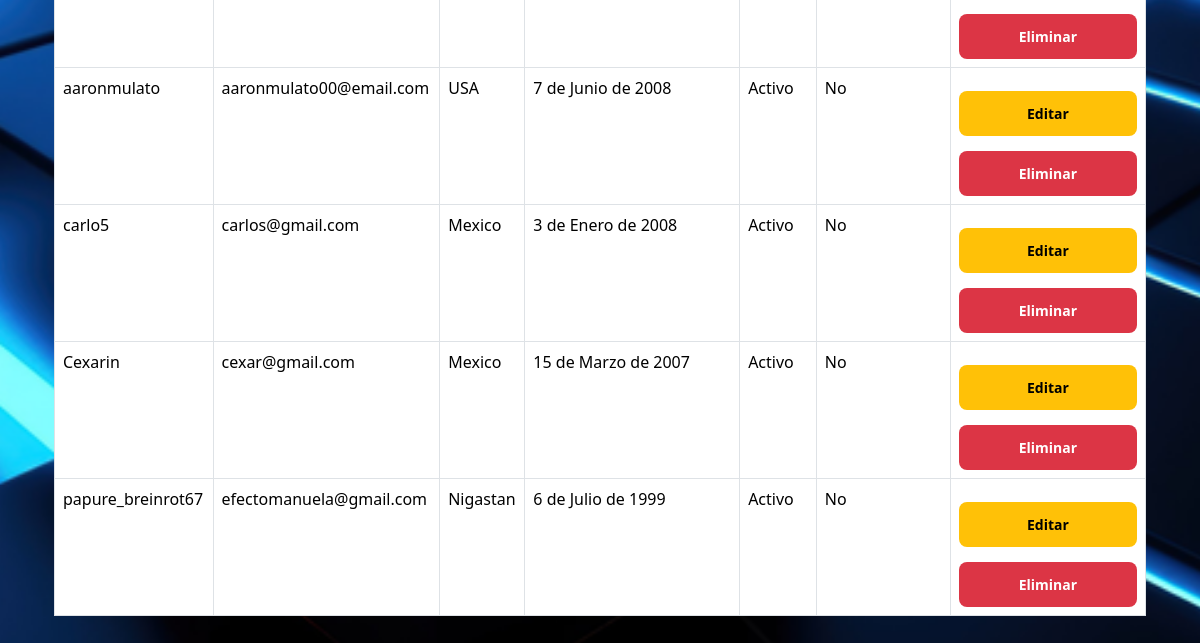
Before: /crud/usuarios/ (signed in, lower part) with the older database file.
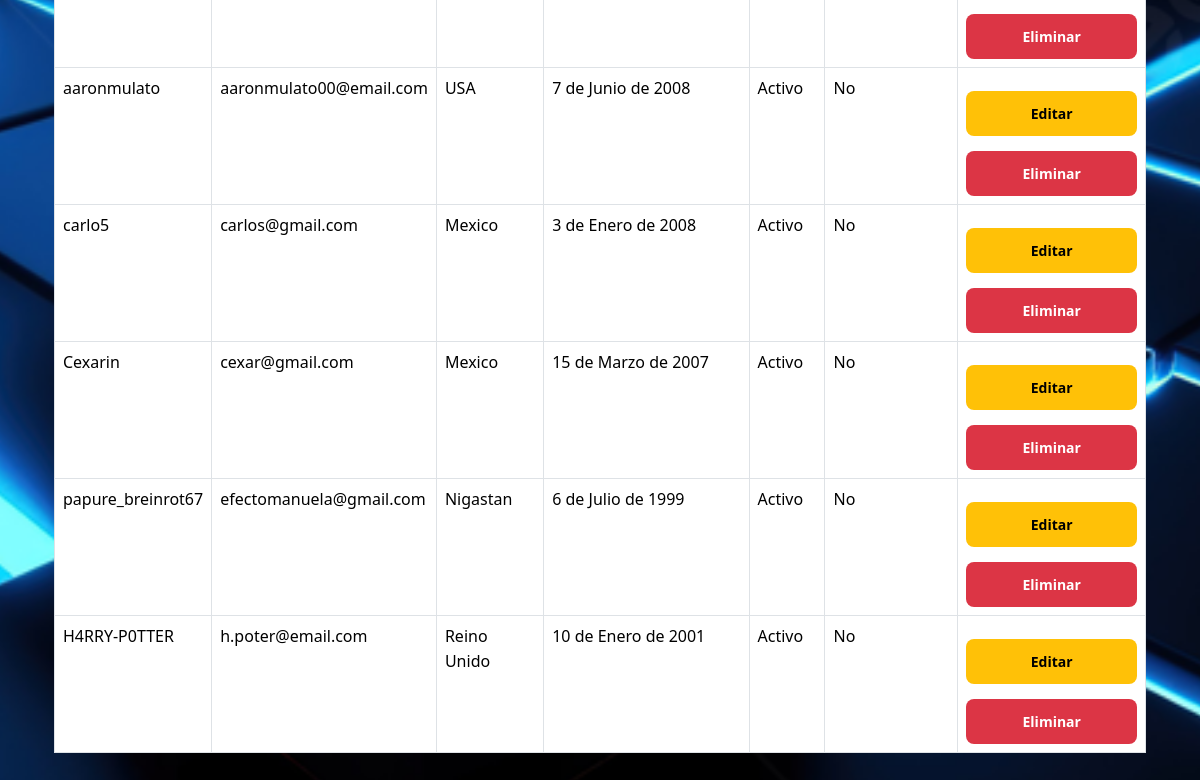
After: the same page with the newer database file.
### App_GameVerse/models.py (models this page shows, shortened)
class Usuario(AbstractUser):                        # Extiende el modelo de usuario estándar de Django
    fecha_nacimiento = models.DateField(blank=True, null=True)  # Fecha de nacimiento opcional
    pais = models.CharField(max_length=50, blank=True, null=True)  # País opcional del usuario
    ESTATUS_CHOICES = [                             # Estados permitidos del usuario
        ('Activo', 'Activo'),
        ('No activo', 'No activo'),
    ]
    estatus = models.CharField(                     # Estado actual del usuario
        max_length=10,
        choices=ESTATUS_CHOICES,
        default='Activo'
    )
    biblioteca = models.JSONField(default=list, blank=True)  # Lista JSON de productos comprados
    carrito = models.JSONField(default=list, blank=True)     # Lista JSON del carrito de compras
    credito = models.DecimalField(                          # Dinero disponible para usar
        max_digits=10,
        decimal_places=2,
        default=Decimal('0.00'),
        validators=[MinValueValidator(0.00)]                 # Evita valores negativos
    )

### App_GameVerse/views.py (the view)
# urls.py: path('crud/usuarios/', views.usuario_list, name='usuario_list'),                    # Lista de usuarios
@superuser_required
def usuario_list(request):
    usuarios = Usuario.objects.all()
    return render(request, 'App_GameVerse/CRUD/usuario_list.html', {'usuarios': usuarios})

### App_GameVerse/views.py (called while the page is built)
def superuser_required(view_func):
    return user_passes_test(
        lambda u: u.is_superuser,
        login_url='/login/'
    )(view_func)

### App_GameVerse/templates/App_GameVerse/crud/usuario_list.html (shortened to what this page needs)
{% extends 'App_GameVerse/CRUD/base_crud.html' %}
{% block content %}
<div class="container mt-4">
    <table class="table table-bordered">
        <tbody>
            {% for usuario in usuarios %}
            <tr>
                <td>{{ usuario.username }}</td>
                <td>{{ usuario.email }}</td>
                <td>{{ usuario.pais }}</td>
                <td>{{ usuario.fecha_nacimiento }}</td>
                <td>{{ usuario.estatus }}</td>
                <td>{{ usuario.is_superuser|yesno:"Sí,No" }}</td>
                <td>
                    <a href="{% url 'App_GameVerse:usuario_update' usuario.id %}" class="btn btn-edit btn-sm">Editar</a>
                    <a href="{% url 'App_GameVerse:usuario_delete' usuario.id %}" class="btn btn-delete btn-sm">Eliminar</a>
                </td>
            </tr>
            {% empty %}
            <tr>
                <td colspan="7" class="text-center">No hay usuarios registrados.</td>
            </tr>
            {% endfor %}
        </tbody>
    </table>
</div>
{% endblock %}

Changed rows visible on the page:
added Usuario: username "H4RRY-P0TTER", email "h.poter@email.com", pais "Reino Unido", fecha_nacimiento "10 de Enero de 2001", estatus "Activo", is_superuser "No"
